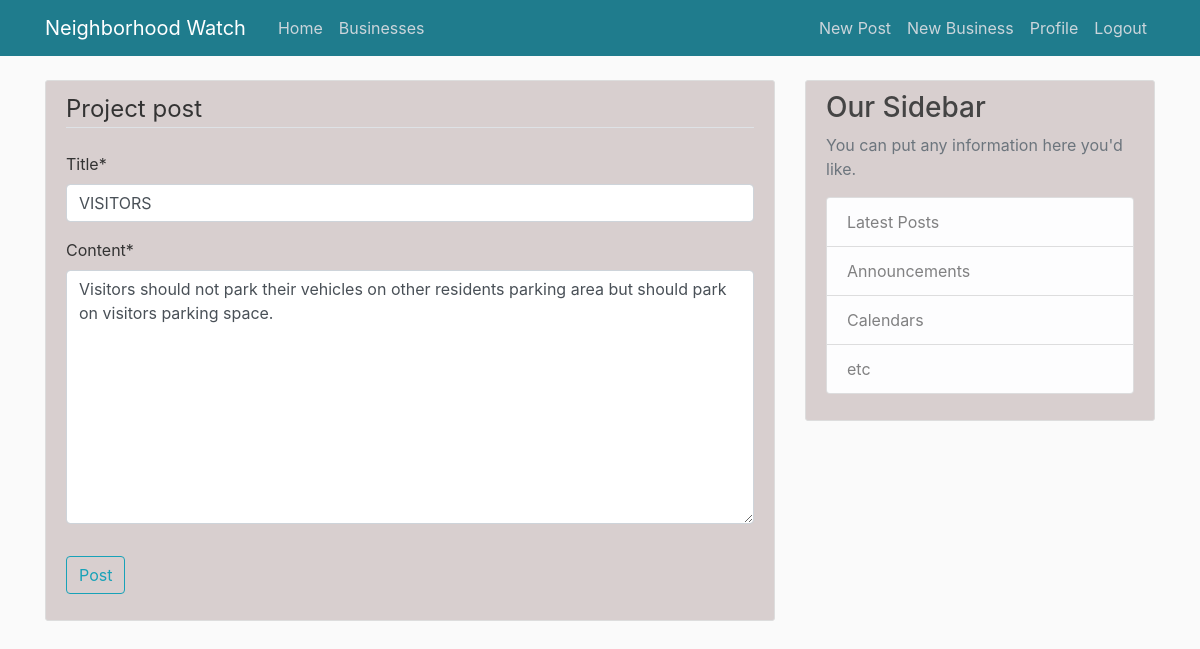
Page /post/2/update/ (signed in) on the committed database.
### project/models.py (models this page shows, shortened)
class Post(models.Model):
    title = models.CharField(max_length=50)
    content = models.TextField()
    date_posted = models.DateTimeField(default=timezone.now)
    Personel = models.ForeignKey(User, on_delete=models.CASCADE)

### project/views.py (the view, shortened to what this page needs)
# urls.py: path('post/<int:pk>/update/', PostUpdateView.as_view(), name='post_update'),
class PostUpdateView(LoginRequiredMixin,UserPassesTestMixin,UpdateView):
    model = Post
    fields = ['title', 'content']
    def test_func(self):
        post = self.get_object()  #it gets the post that we are currently trying to update
        if self.request.user == post.Personel:  # checks the current logged in user and checks if he/she owns the post trying to be edited
            return True
        return False

### project/templates/project/post_form.html (shortened to what this page needs)
{% extends "project/base.html"%}
{% load crispy_forms_tags %}
{% block content %}
    <div class='content-section'>
        <form method="POST">
            <fieldset class="form-group">
                <legend class="border-bottom mb-4">Project post</legend>
                {{ form|crispy }}
            </fieldset>
            <div class="form-group">
                <button class="btn btn-outline-info" type="submit">Post</button>
            </div>
        </form>
    </div>
{% endblock content %}

### project/static/project/main.css (style rules this page uses)
body { background: #fafafa; color: #333333; margin-top: 5rem; }
.content-section { background: #d8cfcf; padding: 10px 20px; border: 1px solid #dddddd; border-radius: 3px; margin-bottom: 20px; }
form { margin:0px; padding:0px; display:inline; }

### rows in the picture
Post: title "VISITORS", content "Visitors should not park their vehicles on other residents parking area but should park on visitors parking space."
